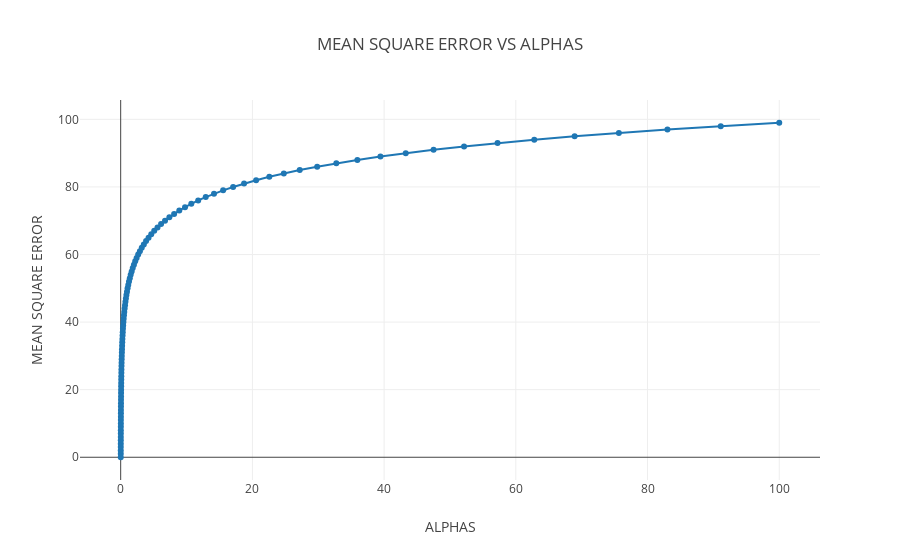

Notebook cell for this chart:
### Markdown cell above
## Mean Error vs Alpha ##

### Code cell
data = []
p = go.Scatter(x = alphas_ridge, 
               y = mean_squared_error(Y_test, ridge.predict(X_test)), 
               mode='lines+markers',
               name='Mean Error', 
               hoverinfo='name',
               line=dict(shape='linear'))
data.append(p)        
layout = dict(
    title='MEAN SQUARE ERROR VS ALPHAS',
    xaxis=dict(
        title='ALPHAS'
    ),
    yaxis=dict(
        title='MEAN SQUARE ERROR'
    ),
    legend=dict(
        traceorder='reversed',
        font=dict(size=16)
    )
)
fig = dict(data=data, layout=layout)
plot.iplot(fig, filename='MEANERROR_VS_APLHA')

### Figure 1 — Plotly figure (JSON) as saved in the notebook; plotly's stock layout.template omitted (floating-point values rounded to 4 significant figures)
{"data": [{"hoverinfo": "name", "line": {"shape": "linear"}, "mode": "lines+markers", "name": "Mean Error", "type": "scatter", "x": [0.01, 0.01097, 0.01205, 0.01322, 0.01451, 0.01592, 0.01748, 0.01918, 0.02105, 0.0231, 0.02535, 0.02783, 0.03054, 0.03352, 0.03678, 0.04037, 0.04431, 0.04863, 0.05337, 0.05857, 0.06428, 0.07055, 0.07743, 0.08498, 0.09326, 0.1024, 0.1123, 0.1233, 0.1353, 0.1485, 0.163, 0.1789, 0.1963, 0.2154, 0.2364, 0.2595, 0.2848, 0.3126, 0.343, 0.3765, 0.4132, 0.4535, 0.4977, 0.5462, 0.5995, 0.6579, 0.7221, 0.7925, 0.8697, 0.9545, 1.048, 1.15, 1.262, 1.385, 1.52, 1.668, 1.831, 2.009, 2.205, 2.42, 2.656, 2.915, 3.199, 3.511, 3.854, 4.229, 4.642, 5.094, 5.591, 6.136, 6.734, 7.391, 8.111, 8.902, 9.77, 10.72, 11.77, 12.92, 14.17, 15.56, 17.07, 18.74, 20.57, 22.57, 24.77, 27.19, 29.84, 32.75, 35.94, 39.44, 43.29, 47.51, 52.14, 57.22, 62.8, 68.93, 75.65, 83.02, 91.12, 100], "y": 0.01677}], "layout": {"legend": {"font": {"size": 16}, "traceorder": "reversed"}, "title": "MEAN SQUARE ERROR VS ALPHAS", "xaxis": {"title": "ALPHAS"}, "yaxis": {"title": "MEAN SQUARE ERROR"}}}
